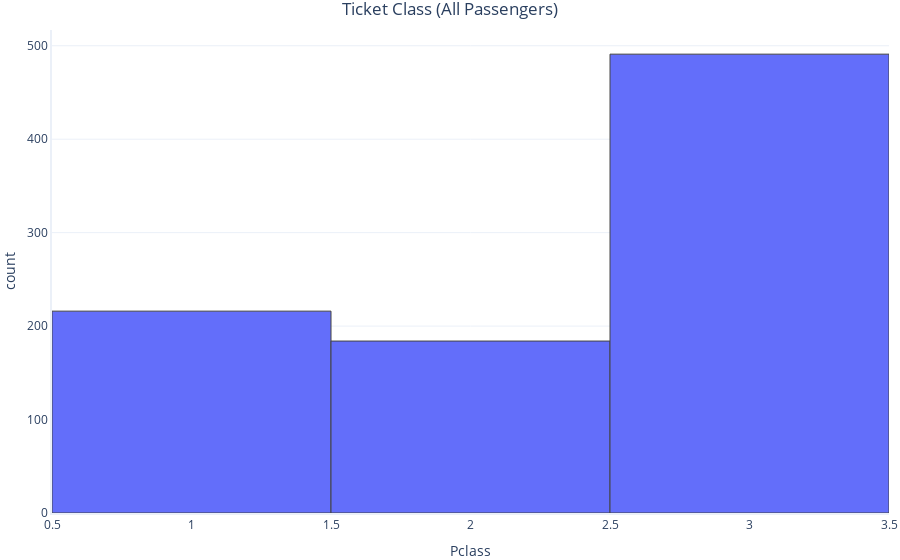
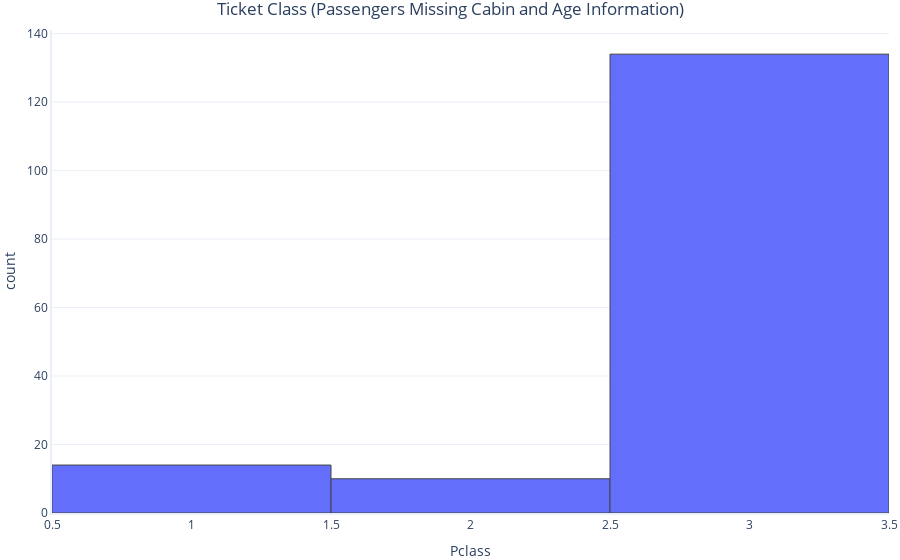

The cell these charts' notebook holds for them, in order:
### Markdown cell above
Nuestras sospechas eran correctas: a la mayoría de los pasajeros les falta información sobre la edad y también les falta información sobre la cabina.

Normalmente, desde aquí, querríamos saber por qué tenemos este problema. Una buena hipótesis es que la información no se recolectó con el cuidado suficiente para los pasajeros que usaron los boletos baratos.

Tracemos un histograma de clases de boletos y otro de personas a las que les falta información.

### Code cell
import graphing

# La biblioteca 'graphing' es un código personalizado que usamos para hacer gráficos 
# rápidamente. Si no ejecuta este cuaderno en la zona de pruebas 
# entorno, es posible que deba instalar formalmente esta biblioteca 
# en el entorno que utiliza. Ver la primera celda de este cuaderno 
# para obtener más información sobre la instalación de la 'graficación' 
# biblioteca. 

graphing.histogram(dataset, 'Pclass', title='Ticket Class (All Passengers)', show=True)
graphing.histogram(unknown_age_and_cabin, 'Pclass', title='Ticket Class (Passengers Missing Cabin and Age Information)')

### Figure 1 — Plotly figure (JSON) as saved in the notebook; plotly's stock layout.template omitted (floating-point values rounded to 4 significant figures; data arrays with more than 128 entries replaced by an {"elided": "..."} marker saying what was removed)
{"data": [{"alignmentgroup": "True", "bingroup": "x", "hovertemplate": "Pclass=%{x}<br>count=%{y}<extra></extra>", "legendgroup": "", "marker": {"color": "#636efa", "pattern": {"shape": ""}}, "name": "", "offsetgroup": "", "orientation": "v", "showlegend": false, "type": "histogram", "x": {"elided": "891 int values"}, "xaxis": "x", "yaxis": "y"}], "layout": {"barmode": "relative", "legend": {"tracegroupgap": 0}, "title": {"text": "Ticket Class (All Passengers)"}, "xaxis": {"anchor": "y", "domain": [0, 1], "title": {"text": "Pclass"}}, "yaxis": {"anchor": "x", "domain": [0, 1], "title": {"text": "count"}}}}

### Figure 2 — Plotly figure (JSON) as saved in the notebook; plotly's stock layout.template omitted (floating-point values rounded to 4 significant figures; data arrays with more than 128 entries replaced by an {"elided": "..."} marker saying what was removed)
{"data": [{"alignmentgroup": "True", "bingroup": "x", "hovertemplate": "Pclass=%{x}<br>count=%{y}<extra></extra>", "legendgroup": "", "marker": {"color": "#636efa", "pattern": {"shape": ""}}, "name": "", "offsetgroup": "", "orientation": "v", "showlegend": false, "type": "histogram", "x": {"elided": "158 int values"}, "xaxis": "x", "yaxis": "y"}], "layout": {"barmode": "relative", "legend": {"tracegroupgap": 0}, "title": {"text": "Ticket Class (Passengers Missing Cabin and Age Information)"}, "xaxis": {"anchor": "y", "domain": [0, 1], "title": {"text": "Pclass"}}, "yaxis": {"anchor": "x", "domain": [0, 1], "title": {"text": "count"}}}}
